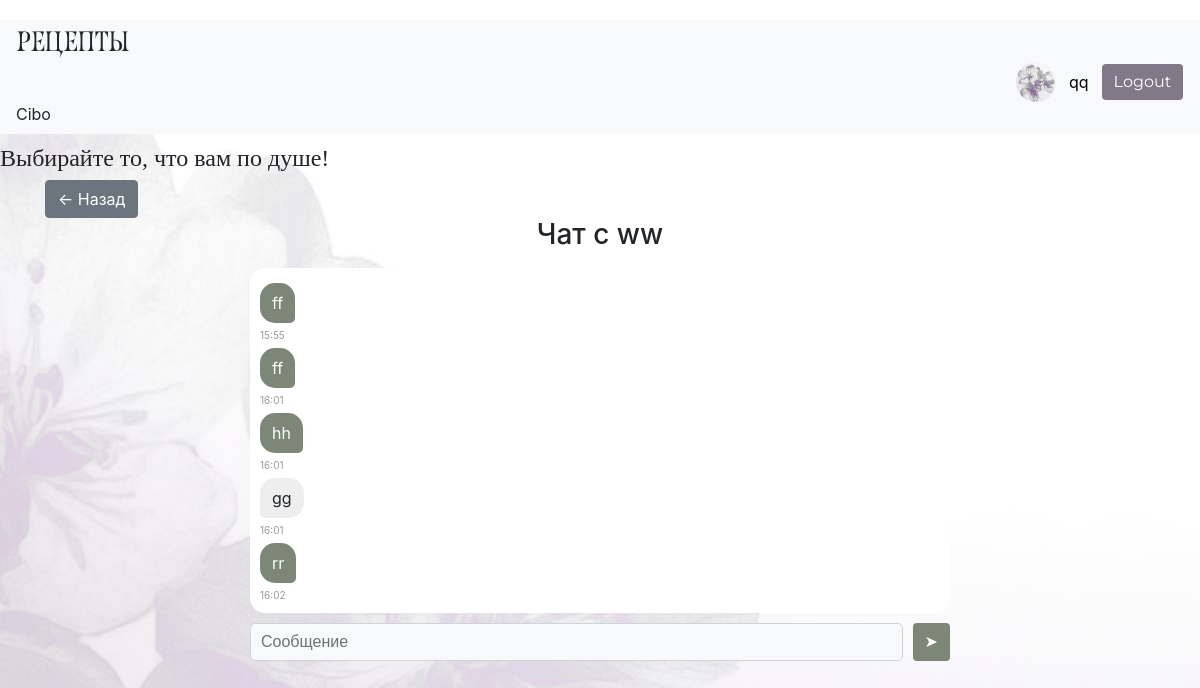
The page /chat/1 (signed in) on the database its author committed.
### data/user.py (models this page shows, shortened)
class User(SqlAlchemyBase, UserMixin):
    __tablename__ = 'users'
    id = sa.Column(sa.Integer, primary_key=True, autoincrement=True)
    email = sa.Column(sa.String, index=True, unique=True, nullable=False)
    username = sa.Column(sa.String, nullable=True)
    name = sa.Column(sa.String, nullable=True)
    age = sa.Column(sa.Integer, nullable=True)
    description = sa.Column(sa.String, nullable=True)
    hashed_password = sa.Column(sa.String, nullable=True)
    avatar = sa.Column(sa.String, nullable=True)
    subscribers = sa.Column(sa.Integer, default=0)
    created_at = sa.Column(sa.DateTime, default=sa.func.now())
    recipes = relationship("Recipe", back_populates="user")

### data/messages.py (models this page shows)
class Message(SqlAlchemyBase):
    __tablename__ = 'messages'
    id = sa.Column(sa.Integer, primary_key=True, autoincrement=True)
    sender_id = sa.Column(sa.Integer, sa.ForeignKey('users.id'))
    receiver_id = sa.Column(sa.Integer, sa.ForeignKey('users.id'))
    text = sa.Column(sa.String)
    created_at = sa.Column(sa.DateTime, default=sa.func.now())

### main.py (the view, shortened to what this page needs)
@app.route('/chat/<int:user_id>', methods=['GET', 'POST'])
@login_required
def chat(user_id):
    session = create_session()
    messages = (session.query(Message).filter(or_(and_(Message.sender_id == current_user.id,
                                                      Message.receiver_id == user_id),
                                                 and_(Message.sender_id == user_id,
                                                      Message.receiver_id == current_user.id)))
                .order_by(Message.created_at).all())
    user = session.get(User, user_id)
    return render_template('chat.html', messages=messages, user=user)

### data/db_session.py (called while the page is built)
def create_session() -> Session:
    global __factory
    return __factory()

### main.py (called while the page is built)
@login_manager.user_loader
def load_user(user_id):
    session = create_session()
    return session.get(User, user_id)

### templates/chat.html
{% extends "base.html" %}
{% block content %}
<a href="{{'/'}}" class="btn btn-secondary">← Назад</a>
<div class="chat-container">
    <h3 class="text-center mb-3">Чат с {{ user.name }}</h3>
    <div class="chat-box">
        {% for m in messages %}
            <div>
                {% if m.sender_id == current_user.id %}
                    <div class="my-msg">
                        {{ m.text }}
                    </div>
                {% else %}
                    <div class="other-msg">
                        {{ m.text }}
                    </div>
                {% endif %}
            </div>
            <div class="message-time">{{ m.created_at.strftime('%H:%M') }}</div>
        {% endfor %}
    </div>
    <form method="post" class="chat-input">
        <input type="text" name="text" class="form-control" placeholder="Сообщение">
        <button class="btn btn-custom-green">➤</button>
    </form>
</div>
{% endblock %}

### templates/base.html (shortened to what this page needs)
<!DOCTYPE html>
<html lang="en">
<head>
    <link rel="stylesheet"
          href="https://stackpath.bootstrapcdn.com/bootstrap/4.4.1/css/bootstrap.min.css"
>
    <link rel="stylesheet" href="{{ url_for('static', filename='css/style.css') }}">
</head>
<body>
<header>
    <nav class="navbar navbar-light bg-light d-flex justify-content-between">
        <h3 class="mb-0 logo-text">Рецепты</h3>
        <div class="d-flex align-items-center">
            {% if current_user.is_authenticated %}
                 <a href="/profile/{{ current_user.id }}" class="d-flex align-items-center user-link">
                     <img src="{{ url_for('static', filename=current_user.avatar or 'img/base_av.png') }}"
                          style="width:40px; height:40px; border-radius:50%; object-fit:cover; margin-right:8px;">
                     <span class="mr-2">
                         {{ current_user.name }}
                     </span>
                 </a>
                 <a href="/logout" class="btn btn-custom-purple">Logout</a>
            {% else %}
                 <a href="/register" class="btn btn-custom-green">Register</a>
                 <a href="/login" class="btn btn-custom-purple">Sign in</a>
            {% endif %}
        </div>
        <span class="mr-3">Cibo</span>
    </nav>
    <h4 class="header h4">Выбирайте то, что вам по душе!</h4>
</header>
<main role="main" class="container">
    {% block content %}{% endblock %}
</main>
<link href="https://cdn.jsdelivr.net/npm/sweetalert2@11/dist/sweetalert2.min.css" rel="stylesheet">
</body>
</html>

### static/css/style.css (style rules this page uses)
body { background-image: url('/static/img/fon.png'); background-size: cover; background-repeat: no-repeat; background-position: center; background-attachment: fixed; padding-top: 20px; }
.btn-custom-green { background-color: #7d8778; color: white; border: none; font-family: 'Montserrat', sans-serif; }
.btn-custom-purple { background-color: #827887; color: white; border: none; font-family: 'Montserrat', sans-serif; }
.logo-text { font-family: 'Roshcha', serif !important; }
header h4 { font-family: 'Playfair Display', serif; font-size: 22px; margin-top: 10px; }
.navbar .d-flex.align-items-center { margin-left: 500px; gap: 5px; }
.user-link { text-decoration: none; color: black; }
.form-control { background-color: #f8f9fa; color: #212529; border: 1px solid #ced4da; border-radius: 5px; padding: 5px 10px; font-family: 'Montserrat', sans-serif; }
.form-control::placeholder { color: #6c756d; }
.chat-box { max-height: 400px; overflow-y: auto; margin-bottom: 10px; }
.my-msg { text-align: right; background: #7d8778; color: white; padding: 5px; border-radius: 10px; margin: 5px; }
.other-msg { text-align: left; background: #eee; padding: 5px; border-radius: 10px; margin: 5px; }
.chat-container { max-width: 700px; margin: 0 auto; }
.chat-box { max-height: 400px; overflow-y: auto; padding: 10px; background: white; border-radius: 15px; margin-bottom: 10px; }
.my-msg { text-align: right; background: #7d8778; color: white; padding: 8px 12px; border-radius: 15px 15px 5px 15px; margin: 5px 0; display: inline-block; max-width: 70%; }
.other-msg { text-align: left; background: #eee; padding: 8px 12px; border-radius: 15px 15px 15px 5px; margin: 5px 0; display: inline-block; max-width: 70%; }
.chat-input { display: flex; gap: 10px; }
.message-time { font-size: 10px; color: #999; }

### rows shown on the page
User: name "qq"
User: name "ww"
Message: text "ff", created_at "15:55"
Message: text "ff", created_at "16:01"
Message: text "hh", created_at "16:01"
Message: text "gg", created_at "16:01"
Message: text "rr", created_at "16:02"
